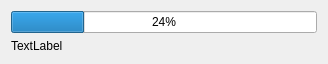
<?xml version="1.0" encoding="UTF-8"?>
<ui version="4.0">
 <class>Dialog</class>
 <widget class="QDialog" name="Dialog">
  <property name="geometry">
   <rect>
    <x>0</x>
    <y>0</y>
    <width>328</width>
    <height>60</height>
   </rect>
  </property>
  <property name="windowTitle">
   <string>Dialog</string>
  </property>
  <layout class="QGridLayout" name="gridLayout">
   <item row="0" column="0">
    <layout class="QVBoxLayout" name="verticalLayout">
     <item>
      <widget class="QProgressBar" name="mProgressBar">
       <property name="value">
        <number>24</number>
       </property>
      </widget>
     </item>
     <item>
      <widget class="QLabel" name="mLabel">
       <property name="text">
        <string>TextLabel</string>
       </property>
      </widget>
     </item>
    </layout>
   </item>
  </layout>
 </widget>
 <resources/>
 <connections/>
</ui>
